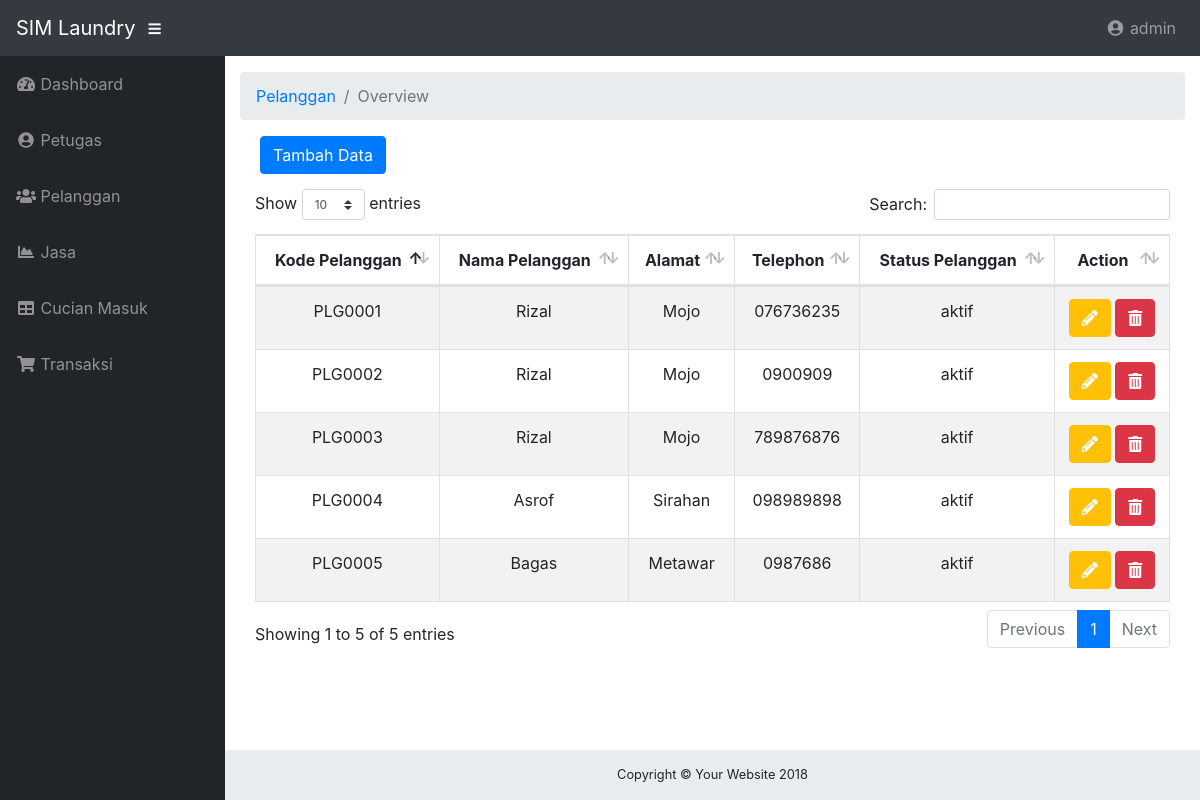
/index.php?p=pelanggan (signed in), run on the app's committed database.
### tables this page shows
CREATE TABLE `pelanggan` (
  `kode_pelanggan` varchar(20) NOT NULL,
  `nama_pelanggan` varchar(30) NOT NULL,
  `alamat` varchar(40) NOT NULL,
  `no_telp` varchar(12) NOT NULL,
  `status_pelanggan` varchar(20) NOT NULL
);

### system/proses.php (called while the page is built, shortened)
<?php
class proses{
	function __construct(){
		$server='localhost';
		$user='root';
		$psw='';
		$dbname='db_laundry';
		$kon=$this->con=new PDO("mysql:host=$server;dbname=$dbname",$user,$psw);
	}
	function get($cel=null,$table=null,$property=null){
		$qw ="SELECT $cel FROM $table $property";
		$ret=$this->con->query($qw);
		return $ret;
	}
}
$db=new proses;
?>

### content/pelanggan.php (the view, shortened to what this page needs)
<?php
	include 'system/proses.php';
 ?>
<div class="container-fluid">
	<ol class="breadcrumb">
        <li class="breadcrumb-item">
       		<a href="#">Pelanggan</a>
        </li>
        <li class="breadcrumb-item active">Overview</li>
    </ol>
    <button type="button" class="btn btn-primary" data-toggle="modal" data-target="#exampleModal" data-whatever="@mdo" style="margin-left: 20px;margin-bottom: 15px;">Tambah Data</button>
    <div class="container">
		<table class="table table-striped table-bordered table-hover" id="tb-petugas">
			<thead>
				<tr>
					<th><center>Kode Pelanggan</center></th>
					<th><center>Nama Pelanggan</center></th>
					<th><center>Alamat</center></th>
					<th><center>Telephon</center></th>
					<th><center>Status Pelanggan</center></th>
					<th><center>Action</center></th>
				</tr>
			</thead>
			<tbody>
				<?php
					$qw=$db->get("*","pelanggan","WHERE kode_pelanggan LIKE 'PLG%' ORDER BY kode_pelanggan ASC");
					foreach($qw as $tamp_pelanggan) {
			 	?>
				<tr>
					<td><center><?php echo $tamp_pelanggan['kode_pelanggan']; ?></center></td>
					<td><center><?php echo $tamp_pelanggan['nama_pelanggan']; ?></center></td>
					<td><center><?php echo $tamp_pelanggan['alamat']; ?></center></td>
					<td><center><?php echo $tamp_pelanggan['no_telp']; ?></center></td>
					<td><center><?php echo $tamp_pelanggan['status_pelanggan']; ?></center></td>
					<td>
						<center>
							<a href="#myModalplg" class="btn btn-warning" id="custId" data-toggle="modal" data-id="<?= $tamp_pelanggan['kode_pelanggan']; ?>" style="color: #fff;"><i class="fa fa-pencil-alt"></i></a>
							<a href="crud/hapus_pelanggan.php?id=<?= $tamp_pelanggan['kode_pelanggan']; ?>" class="btn btn-danger" onclick="return confirm('Yakin Ingin Menghapus ?')"><i class="fa fa-trash-alt"></i></a>
						</center>
					</td>
				</tr>
				<?php } ?>
			</tbody>
		</table>
	</div>
</div>

### index.php (shortened to what this page needs)
<!DOCTYPE html>
<html lang="en">
  <head>
    <link href="assets/vendor/bootstrap/css/bootstrap.css" rel="stylesheet">
    <link href="assets/vendor/fontawesome-free/css/all.min.css" rel="stylesheet" type="text/css">
    <link rel="stylesheet" type="text/css" href="assets/vendor/dataTables/css/dataTables.bootstrap4.css">
    <link href="assets/css/sb-admin.css" rel="stylesheet">
  </head>
  <body id="page-top">
    <nav class="navbar navbar-expand navbar-dark bg-dark fixed-top">
      <a class="navbar-brand mr-1" href="index.php">SIM Laundry</a>
      <button class="btn btn-link btn-sm text-white order-1 order-sm-0" id="sidebarToggle" href="#">
        <i class="fas fa-bars"></i>
      </button>
      <ul class="navbar-nav ml-auto ml-md-0">
        <li class="nav-item dropdown no-arrow">
          <a class="nav-link dropdown-toggle" href="#" id="logoutdd" role="button" data-toggle="dropdown" aria-haspopup="true" aria-expanded="false">
            <i class="fas fa-user-circle fa-fw"></i> <?php echo $_SESSION['nama_ptg']; ?>
          </a>
        </li>
      </ul>
    </nav>
    <div id="wrapper">
      <ul class="sidebar navbar-nav" style="margin-top: 56px;">
        <li class="nav-item">
          <a class="nav-link" href="index.php?p=home">
            <i class="fas fa-fw fa-tachometer-alt"></i>
            <span>Dashboard</span>
          </a>
        </li>
        <li class="nav-item">
          <a class="nav-link" href="index.php?p=petugas">
            <i class="fas fa-fw fa-user-circle"></i>
            <span>Petugas</span></a>
        </li>
        <li class="nav-item">
          <a class="nav-link" href="index.php?p=pelanggan">
            <i class="fas fa-fw fa-users"></i>
            <span>Pelanggan</span></a>
        </li>
        <li class="nav-item">
          <a class="nav-link" href="index.php?p=jasa">
            <i class="fas fa-fw fa-chart-area"></i>
            <span>Jasa</span></a>
        </li>
        <li class="nav-item">
          <a class="nav-link" href="index.php?p=order">
            <i class="fas fa-fw fa-table"></i>
            <span>Cucian Masuk</span></a>
        </li>
        <li class="nav-item">
          <a class="nav-link" href="index.php?p=transaksi">
            <i class="fas fa-fw fa-shopping-cart"></i>
            <span>Transaksi</span></a>
        </li>
      </ul>
      <div id="content-wrapper" style="margin-top:56px;">
        <?php
          if( empty($_GET['p']) ){
            echo "<script>document.location.href='index.php?p=home'</script>";
          }else{
            $p=$_GET['p'];
            include "content/$p.php";
          }
         ?>
        <footer class="sticky-footer">
          <div class="container my-auto">
            <div class="copyright text-center my-auto">
              <span>Copyright © Your Website 2018</span>
            </div>
          </div>
        </footer>
      </div>
    </div>
  </body>
</html>

### assets/css/sb-admin.css (style rules this page uses)
html { position: relative; min-height: 100%; }
body { height: 100%; }
#wrapper { display: -webkit-box; display: -ms-flexbox; display: flex; }
#wrapper #content-wrapper { overflow-x: hidden; width: 100%; padding-top: 1rem; padding-bottom: 80px; }
.navbar-nav .nav-item.dropdown .dropdown-toggle::after { width: 1rem; text-align: center; float: right; vertical-align: 0; border: 0; font-weight: 900; content: '\f105'; font-family: 'Font Awesome 5 Free'; }
.navbar-nav .nav-item.dropdown.no-arrow .dropdown-toggle::after { display: none; }
.sidebar { width: 90px !important; background-color: #212529; min-height: calc(100vh - 56px); }
.sidebar .nav-item:last-child { margin-bottom: 1rem; }
.sidebar .nav-item .nav-link { text-align: center; padding: 0.75rem 1rem; width: 90px; }
.sidebar .nav-item .nav-link span { font-size: 0.65rem; display: block; }
.sidebar .nav-item .nav-link { color: rgba(255, 255, 255, 0.5); }
@media (min-width: 768px) { .sidebar { width: 225px !important; } }
@media (min-width: 768px) { .sidebar .nav-item .nav-link { display: block; width: 100%; text-align: left; padding: 1rem; width: 225px; } }
@media (min-width: 768px) { .sidebar .nav-item .nav-link span { font-size: 1rem; display: inline; } }
:root { --input-padding-x: 0.75rem; --input-padding-y: 0.75rem; }
footer.sticky-footer { display: -webkit-box; display: -ms-flexbox; display: flex; position: absolute; right: 0; bottom: 0; width: calc(100% - 90px); height: 50px; background-color: #e9ecef; }
footer.sticky-footer .copyright { line-height: 1; font-size: 0.8rem; }
@media (min-width: 768px) { footer.sticky-footer { width: calc(100% - 225px); } }

### data on the page
pelanggan: kode_pelanggan "PLG0001", nama_pelanggan "Rizal", alamat "Mojo", no_telp "076736235", status_pelanggan "aktif"
pelanggan: kode_pelanggan "PLG0002", nama_pelanggan "Rizal", alamat "Mojo", no_telp "0900909", status_pelanggan "aktif"
pelanggan: kode_pelanggan "PLG0003", nama_pelanggan "Rizal", alamat "Mojo", no_telp "789876876", status_pelanggan "aktif"
pelanggan: kode_pelanggan "PLG0004", nama_pelanggan "Asrof", alamat "Sirahan", no_telp "098989898", status_pelanggan "aktif"
pelanggan: kode_pelanggan "PLG0005", nama_pelanggan "Bagas", alamat "Metawar", no_telp "0987686", status_pelanggan "aktif"

### other printed values
$_SESSION['nama_ptg'] "admin"
